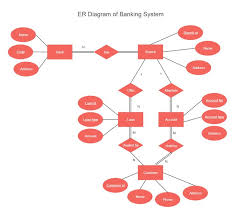
#> input picture Bezier Curve APP/uploads/images.jfif, 235 x 215 px
$ python -i app.py   (imports and definitions only)
#> lines starting #> are read from the running program, lines starting #| are printed output that depends on the picture; after the words box and inside, x2 and y2 are one past the last pixel; in counts of white or black regions, pixels touching at a corner belong together
from flask import Flask, request, jsonify, send_from_directory
import cv2
import numpy as np
import os

# [1 line not run here, left out]

# [3 lines that did not run here, left out]

# [14 lines that did not run here, left out]

def process_image(image_path):
#> called with image_path = 'uploads/images.jfif'
    image = cv2.imread(image_path)
#> image is the input picture: shape (215, 235, 3); mean B, G, R 229.8, 230.9, 250.4
    gray = cv2.cvtColor(image, cv2.COLOR_BGR2GRAY)
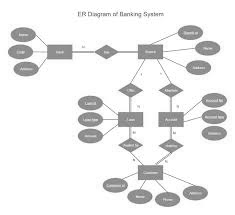
#> gray: shape (215, 235); min 86, max 255, mean 236.6
    edges = cv2.Canny(gray, 100, 200)
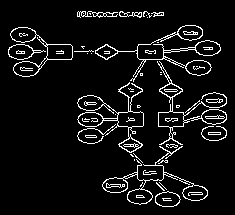
#> edges: shape (215, 235); 7.2% white in thin lines or dots, all inside (x1, y1, x2, y2) = (8, 11, 227, 207)
    contours, _ = cv2.findContours(edges, cv2.RETR_EXTERNAL, cv2.CHAIN_APPROX_SIMPLE)
#> contours = 44 contours, 31 with area under 20; largest, box (x1, y1, x2, y2) and area: (95, 25, 221, 82) 1246, (77, 82, 144, 153) 1240, (10, 27, 73, 77) 1014, (102, 146, 208, 205) 982, (157, 61, 227, 145) 973

    control_points = []
    for contour in contours:
        for point in contour:
            control_points.append((int(point[0][0]), int(point[0][1])))
#> this loop made 44 passes
#> contour on passes 2, 3, 8, 9, 14, 17, 22, 25, 26, 27, 29, 30: [[159, 182], [166, 189]], [[156, 182], [156, 183], [163, 190], [164, 190]], [[134, 159], [134, 160]], [[130, 154], [132, 156], [133, 156], [131, 154]], [[208, 132], [208, 134], [220, 134], [220, 132]], [[115, 114]], [[130, 91], [133, 91]], [[160, 74], [161, 74]], [[140, 73], [140, 75], [142, 75], [142, 73]], [[160, 72], [161, 72]], [[91, 53]], [[87, 53]]
#> after the loop, control_points = 1896 pairs, first value 8 to 226, second value 11 to 206

    # Remove duplicates and convert to a JSON-friendly format
    control_points = list(set(control_points))
#> control_points = 1608 pairs, first value 8 to 226, second value 11 to 206
    return control_points

# [4 lines not run here, left out]

>>> result = process_image('uploads/images.jfif')
#> result has the same summary as control_points in process_image

$ run again, on Bezier Curve APP/uploads/pie+bar.jpg
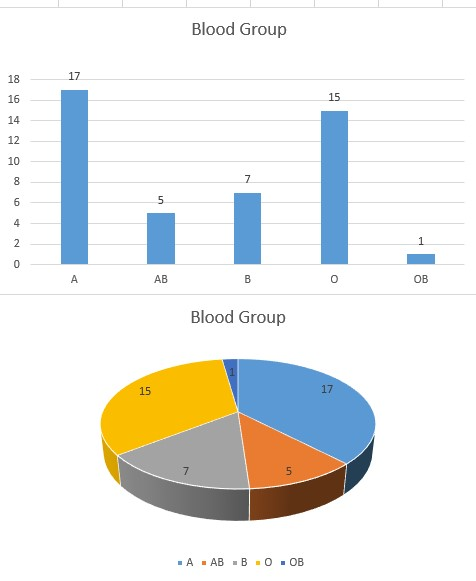
#> input picture Bezier Curve APP/uploads/pie+bar.jpg, 476 x 581 px
#> in process_image, image is the input picture: shape (581, 476, 3); mean B, G, R 232.1, 234.7, 233.5
#> in process_image, `gray = cv2.cvtColor(image, cv2.COLOR_BGR2GRAY)`:
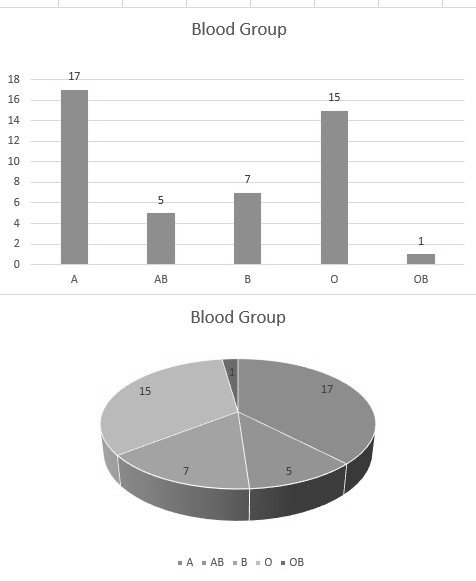
#> gray: shape (581, 476); min 45, max 255, mean 234
#> in process_image, `edges = cv2.Canny(gray, 100, 200)`:
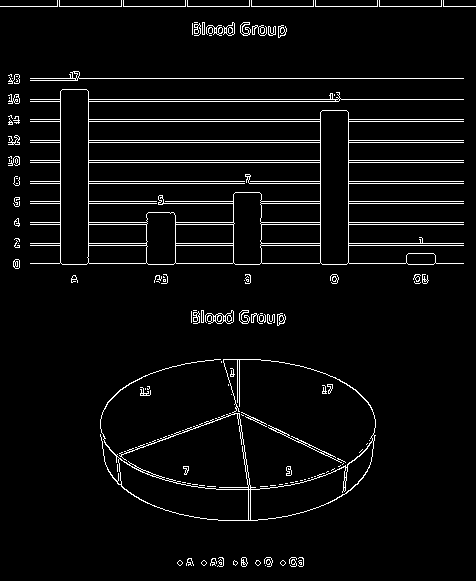
#> edges: shape (581, 476); 4.5% white in thin lines or dots
#> contours = 103 contours, 77 with area under 20; largest, box (x1, y1, x2, y2) and area: (30, 89, 464, 265) 43514, (100, 359, 376, 521) 21804, (205, 310, 234, 324) 192, (223, 22, 235, 36) 89, (239, 310, 250, 324) 68
#> the loop in process_image, `for contour in contours:` made 103 passes
#> contour on passes 1, 17, 18, 19, 20, 21, 23, 24: [[265, 565]], [[207, 486], [215, 486]], [[199, 485], [204, 485]], [[192, 484], [197, 484]], [[187, 483], [190, 483]], [[182, 482], [185, 482]], [[117, 464], [117, 471]], [[231, 394]]
#> after the loop in process_image, `for contour in contours:`: control_points = 2454 pairs, first value 0 to 475, second value 0 to 566
#> in process_image, `control_points = list(set(control_points))`: control_points = 1965 pairs, first value 0 to 475, second value 0 to 566
#> result has the same summary as control_points in process_image
